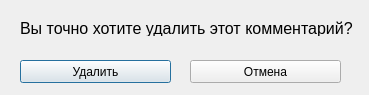
<?xml version="1.0" encoding="UTF-8"?>
<ui version="4.0">
 <class>DeleteCommentDialog</class>
 <widget class="QDialog" name="DeleteCommentDialog">
  <property name="geometry">
   <rect>
    <x>0</x>
    <y>0</y>
    <width>369</width>
    <height>95</height>
   </rect>
  </property>
  <property name="windowTitle">
   <string>Dialog</string>
  </property>
  <widget class="QPushButton" name="DeleteCommentButton">
   <property name="geometry">
    <rect>
     <x>20</x>
     <y>60</y>
     <width>151</width>
     <height>23</height>
    </rect>
   </property>
   <property name="text">
    <string>Удалить</string>
   </property>
  </widget>
  <widget class="QPushButton" name="DiscardDeleteButton">
   <property name="geometry">
    <rect>
     <x>190</x>
     <y>60</y>
     <width>151</width>
     <height>23</height>
    </rect>
   </property>
   <property name="text">
    <string>Отмена</string>
   </property>
  </widget>
  <widget class="QLabel" name="label">
   <property name="geometry">
    <rect>
     <x>20</x>
     <y>20</y>
     <width>341</width>
     <height>16</height>
    </rect>
   </property>
   <property name="font">
    <font>
     <pointsize>12</pointsize>
    </font>
   </property>
   <property name="text">
    <string>Вы точно хотите удалить этот комментарий?</string>
   </property>
  </widget>
 </widget>
 <resources/>
 <connections/>
</ui>
